Frame 1 (no input): blank canvas, image omitted
Frame 60 (the mouse pressed at the canvas centre just before this capture): blank canvas, image omitted
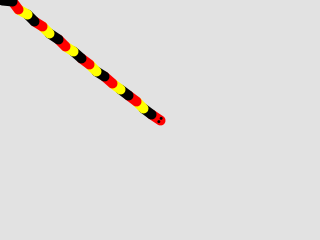
Frame 120 (the mouse held since frame 60 and released just before this capture)

The Processing sketch whose frames 1 and 60 were blank and that drew this single picture after the mouse press (run headless with seeded random() and noise(); from frame 60 on, the mouse is pressed at the canvas centre):

// Processing sketch: tail_006
// ── tail_006.pde
// https://johnresig.com/apps/processing.js/examples/custom/snake.html
// johnresig snake

float[] x = new float[20];
float[] y = new float[20];
float segLength = 10;

void setup() {
  size(320, 240);
  smooth();
}

void draw() {
  background(226);
  dragSegment(0, mouseX, mouseY);
  for (int i=0; i < x.length-1; i++) {
    dragSegment(i+1, x[i], y[i]);
  }
}

void dragSegment(int i, float xin, float yin) {
  float dx = xin - x[i];
  float dy = yin - y[i];
  float angle = atan2(dy, dx);  
  x[i] = xin - cos(angle) * segLength;
  y[i] = yin - sin(angle) * segLength;
  //stroke(23, 79, 4, 220);

  pushMatrix();
  translate(x[i], y[i]);
  println(angle);
  rotate(angle);

  color c;

  if ( i % 3 == 1 )
    c = color(0, 0, 0, 255);
  else if ( i % 3 == 2 )
    c = color(255, 255, 0, 255);
  else
    c = color(255, 0, 0, 255);

  stroke( c );
  strokeWeight(10);
  line(0, 0, segLength, 0);

  if ( i == x.length - 1 )
  {
    fill( c );
    noStroke();
    beginShape(TRIANGLES);
    vertex(0, 5);
    vertex(-2 * segLength, 0);
    vertex(0, -5);
    endShape();
  }

  if ( i == 0 )
  {
    // stroke(0, 255);
    noStroke();
    fill(0, 255);
    ellipse(segLength, -2, 3, 3);
    ellipse(segLength, 2, 3, 3);
    //point(segLength, -2);
    //point(segLength, 2);
  }

  popMatrix();
}
